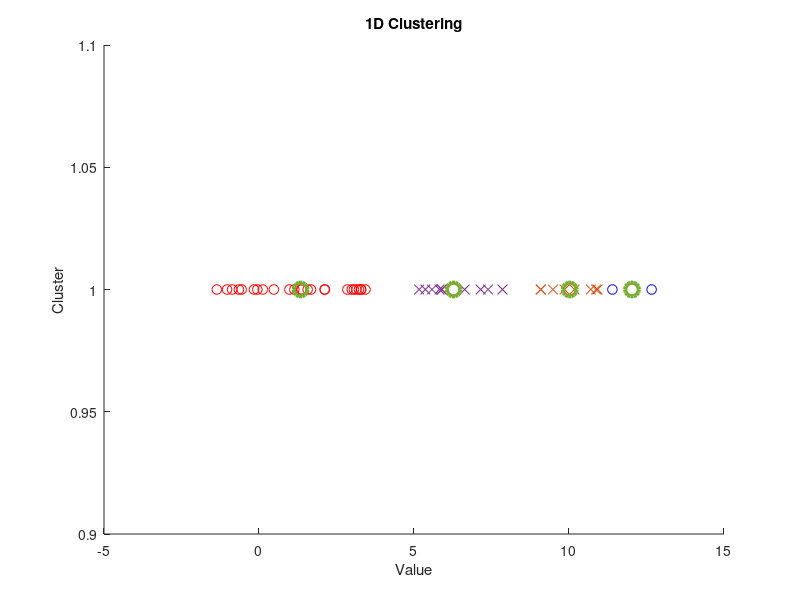

The MATLAB script that drew this image:
clc; clear variables; close all; format long g

n_dim = 1;  % Dimension

% Generate points in n_dim dimensions
A = randn(10, n_dim);  % Cluster A
B = randn(15, n_dim) * 1.2 + rand(1, n_dim) * 15;  % Cluster B
C = randn(10, n_dim) * 1.2 + rand(1, n_dim) * 20;  % Cluster C
D = randn(10, n_dim) * 1.2 + rand(1, n_dim) * 25;  % Cluster D

V = ["rx", "bx", "cx", "mx"];  % Color markers for each cluster

% Combine all points into one matrix
M = [A; B; C; D];

% Number of clusters (k)
k = 4;
% Maximum number of iterations for the k-means algorithm
max_iter = 10;
% Convergence tolerance for centroid movement
PS = 0.1;

% Range of the points
Max = max(M);
Min = min(M);

% Randomly initialize centroids within the data range
r = Min + (Max - Min) .* rand(k, n_dim);
S = r; % Initial centroids

% Start the k-means iteration process
N = 0; % Iteration counter
N_max = max_iter;

% Loop until maximum iterations or convergence
while N < N_max
    % Step 1: Assign points to the nearest centroid
    % Calculate the distance of each point to each centroid in n_dim dimensions
    D = pdist2(M, S);  % Distance matrix between points and centroids
    [~, L] = min(D, [], 2);  % L is now correctly calculated
    
    % Step 2: Recompute the centroids based on the assigned points
    S_new = zeros(k, n_dim);
    
    for j = 1:k
        cluster_points = M(L == j, :);
        
        if isempty(cluster_points)
            % If a centroid has no points assigned, reinitialize it randomly
            S_new(j, :) = Min + (Max - Min) .* rand(1, n_dim);
        else
            S_new(j, :) = mean(cluster_points, 1);
        end
    end

    % Check for convergence by comparing the centroid movement
    diff = norm(S_new - S);
    if diff < PS
        disp('Convergence achieved.');
        break;
    end

    % Update centroids for the next iteration
    S = S_new;
    N = N + 1;
end

% 1D clustering visualization
if n_dim == 1
    figure;
    hold on;
    for i = 1:k
        cluster_points = M(L == i, :);
        scatter(cluster_points, ones(size(cluster_points)), 50, V(i));
    end
    scatter(S(:, 1), ones(size(S(:, 1))), 100, 'kx', 'LineWidth', 3);
    
    title('1D Clustering');
    xlabel('Value');
    ylabel('Cluster');
    hold off;

elseif n_dim == 2
    figure;
    hold on;
    for i = 1:k
        cluster_points = M(L == i, :);
        scatter(cluster_points(:, 1), cluster_points(:, 2), 50, V(i));
    end
    
    scatter(S(:, 1), S(:, 2), 100, 'kx', 'LineWidth', 3);
    
    axis([min(M(:,1))-5, max(M(:,1))+5, min(M(:,2))-5, max(M(:,2))+5]);

elseif n_dim == 3
    figure;
    hold on;
    for i = 1:k
        cluster_points = M(L == i, :); 
        scatter3(cluster_points(:, 1), cluster_points(:, 2), cluster_points(:, 3), 50, V(i));
    end
    
    scatter3(S(:, 1), S(:, 2), S(:, 3), 100, 'kx', 'LineWidth', 3);
    
    % Set the view angle
    view(3);
    rotate3d on;
% Visualization for 4D data (projection of four cuts into 3D)
elseif n_dim == 4
    figure;
    
    % Cut 1: e1, e2, e3 (ignoring e4)
    subplot(2, 2, 1);
    hold on;
    % Use different colors for each cluster
    for i = 1:k
        cluster_points = M(L == i, :);
        scatter3(cluster_points(:,1), cluster_points(:,2), cluster_points(:,3), 50, 'Marker', 'x');
    end
    scatter3(S(:,1), S(:,2), S(:,3), 100, 'kx', 'LineWidth', 3); % Black centroids
    title('Cut e1, e2, e3');
    xlabel('e1');
    ylabel('e2');
    zlabel('e3');
    axis equal;
    view(3);
    rotate3d on;

    % Cut 2: e1, e2, e4 (ignoring e3)
    subplot(2, 2, 2);
    hold on;
    for i = 1:k
        cluster_points = M(L == i, :);
        scatter3(cluster_points(:,1), cluster_points(:,2), cluster_points(:,4), 50, 'Marker', 'x');
    end
    scatter3(S(:,1), S(:,2), S(:,4), 100, 'kx', 'LineWidth', 3); % Black centroids
    title('Cut e1, e2, e4');
    xlabel('e1');
    ylabel('e2');
    zlabel('e4');
    axis equal;
    view(3);
    rotate3d on;

    % Cut 3: e1, e3, e4 (ignoring e2)
    subplot(2, 2, 3);
    hold on;
    for i = 1:k
        cluster_points = M(L == i, :);
        scatter3(cluster_points(:,1), cluster_points(:,3), cluster_points(:,4), 50, 'Marker', 'x');
    end
    scatter3(S(:,1), S(:,3), S(:,4), 100, 'kx', 'LineWidth', 3);
    title('Cut e1, e3, e4');
    xlabel('e1');
    ylabel('e3');
    zlabel('e4');
    axis equal;
    view(3);
    rotate3d on;

    % Cut 4: e2, e3, e4 (ignoring e1)
    subplot(2, 2, 4);
    hold on;
    for i = 1:k
        cluster_points = M(L == i, :);
        scatter3(cluster_points(:,2), cluster_points(:,3), cluster_points(:,4), 50, 'Marker', 'x');
    end
    scatter3(S(:,2), S(:,3), S(:,4), 100, 'kx', 'LineWidth', 3);
    title('Cut e2, e3, e4');
    xlabel('e2');
    ylabel('e3');
    zlabel('e4');
    axis equal;
    view(3);
    rotate3d on;
end

hold off;
disp('Centroids after convergence:');
disp(S);
